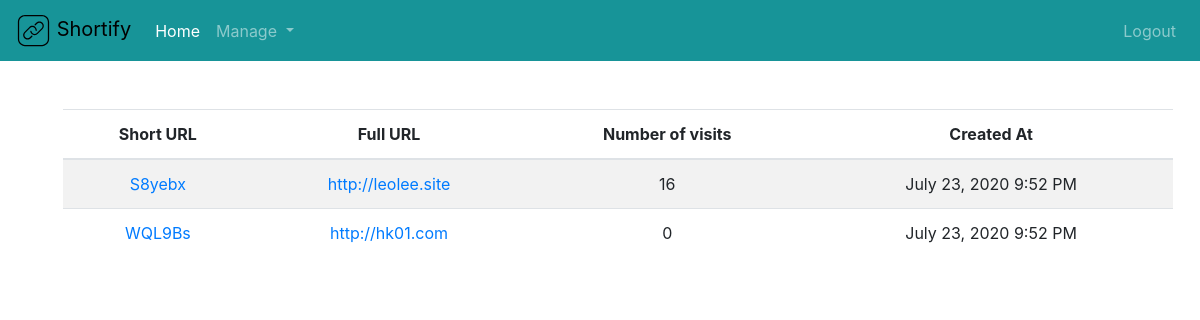
Page /dashboard (signed in) on the earlier database version.
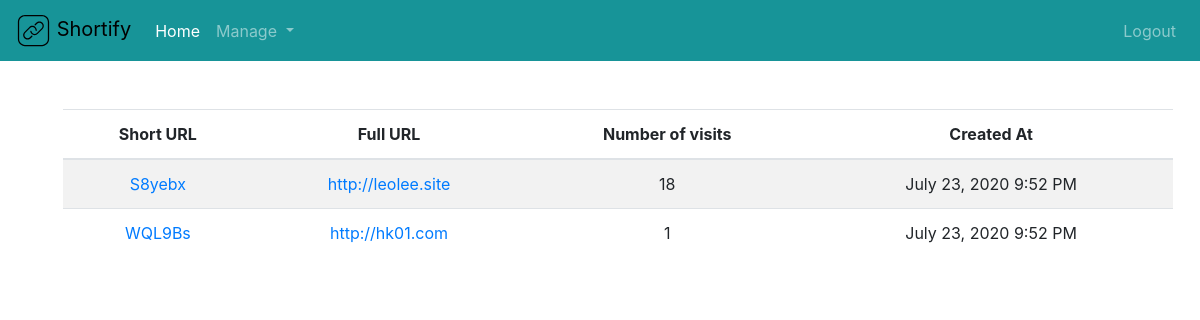
Same page on the later database version.
### app/models.py (models this page shows, shortened)
class URL(db.Model):
  id          = db.Column(db.Integer, primary_key=True)
  user_id     = db.Column(db.Integer, db.ForeignKey('user.id'))
  full        = db.Column(db.String(512))
  short       = db.Column(
                  db.String(shortUrl_length),
                  index=True,
                  unique=True)
  create_at   = db.Column(
                  db.DateTime,
                  default=datetime.utcnow)
  is_disabled = db.Column(
                  db.Boolean,
                  default=False)
  visits    = db.relationship('Visit', backref="url_data", lazy="select")

### app/routes.py (the view)
@app.route('/dashboard')
@login_required
def dashboard():
  urls = current_user.urls.all()
  return render_template("dashboard.html", urls=urls)

### app/models.py (called while the page is built)
@login.user_loader
def load_user(id):
  return User.query.get(id)

### app/templates/dashboard.html (shortened to what this page needs)
{% extends 'base.html' %}
{% block content %}
<div class="container m-5 text-center">
  <table class="table table-striped">
    <thead>
      <tr>
        <th scope="col">Short URL</th>
        <th scope="col">Full URL</th>
        <th scope="col">Number of visits</th>
        <th scope="col">Created At</th>
      </tr>
    </thead>
    <tbody>
      {% for url in urls %}
        <tr>
          <td><a href="{{url_for('redirect_to_full', shortID=url.short)}}">{{ url.short }}</a></td>
          <td><a href="{{ url.full }}">{{ url.full }}</a></td>
          <td>{{ url.visits|length }}</td>
          <td>{{ moment(url.create_at).format('LLL') }}</td>
        </tr>
      {% endfor %}
    </tbody>
  </table>
</div>
{% endblock %}

### app/templates/base.html (shortened to what this page needs)
<!DOCTYPE html>
<html lang="en">
<head>
  <link rel="stylesheet" href="https://maxcdn.bootstrapcdn.com/bootstrap/4.0.0/css/bootstrap.min.css">
</head>
<body>
  {% include "_nav.html" %}
  <main>
    {% block content %}{% endblock %}
  </main>
</body>
</html>

### app/templates/_nav.html (shortened to what this page needs)
<nav class="navbar navbar-dark navbar-expand-md" style="background-color: #179498;";">
  <a class="navbar-brand" href="{{url_for('index')}}" style="color: black">
    <img src="{{ url_for('static', filename='url.svg' )}}" style="width: 35px; height: 35px;">
    {{ config["APP_NAME"]}}
  </a>
    <div class="collapse navbar-collapse" id="navbarNavDropdown">
      <ul class="navbar-nav mr-auto">
        <li class="nav-item active">
          <a class="nav-link" href="{{url_for('index')}}">Home <span class="sr-only">(current)</span></a>
        </li>
        <li class="nav-item dropdown">
          <a class="nav-link dropdown-toggle" href="#" id="navbarDropdownMenuLink" data-toggle="dropdown" aria-haspopup="true" aria-expanded="false">
            Manage
          </a>
        </li>
      </ul>
      <ul class="navbar-nav">
        {% if current_user.is_authenticated %}
        <li class="nav-item">
          <a class="nav-link" href="{{ url_for('logout') }}">Logout</a>
        </li>
        {% endif %}
      </ul>
    </div>
</nav>

Differences in the rows shown:
changed URL "S8yebx": visits|length "16" → "18"
computed for URL "WQL9Bs": visits|length "0" → "1"
